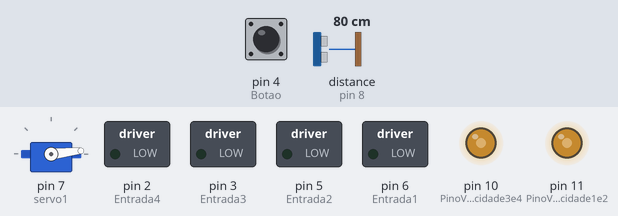
A sketch run on a simulated Arduino Uno, built with avr-gcc and run on an emulated ATmega328P. On the bench: servo, switched loads named in the sketch (green lamp = pin HIGH), output pins drawn as LEDs (lit = HIGH). Wiring (inferred from the names in the program): ultrasonic range finder: trigger pin 9; echo pin 8; servo: signal pin 7. The test bench sets the inputs (shaded band); at power-on: distance to the obstacle (sensor on pin 8) 80 cm, pin 4 (Botao) LOW. The echo pulse lasts 58.3 µs per cm; servo pulses on a pin are drawn as a servo (544–2400 µs = 0–180°); pins used as bus, display or sensor lines are not drawn.

Above: at 3.1 s.
3.2 s: distance to the obstacle (sensor on pin 8) set to 8 cm
At 12.6 s:
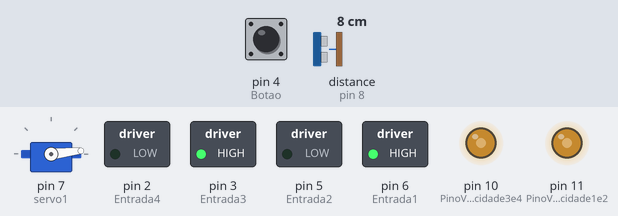
17.2 s: distance to the obstacle (sensor on pin 8) set to 5 cm
26.1 s: pin 4 (Botao) pulled HIGH for 3 s
At 29.1 s:
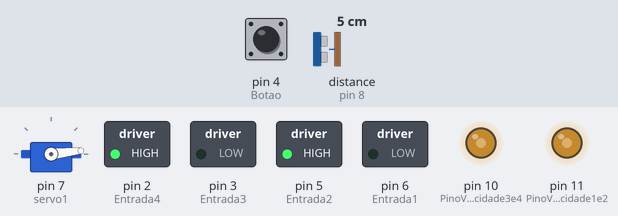
37.5 s: distance to the obstacle (sensor on pin 8) set to 9 cm
At 44.5 s:
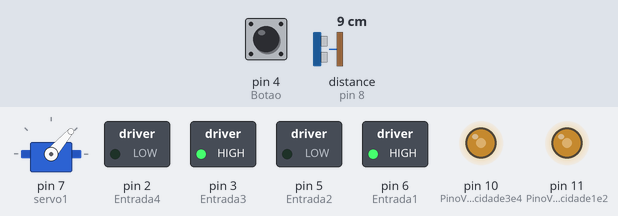
Timing chart, 0 to 52.5 s (numbered marks = the images above; inputs shaded):
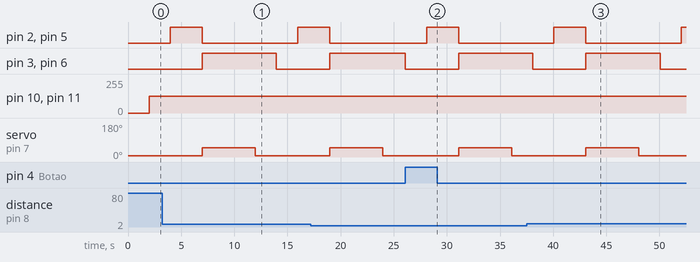

Measured:
- after the input at 26.1 s, pin 2 (Entrada4), pin 5 (Entrada2): LOW → HIGH after 2.0 s, → LOW 3.0 s later; pin 3 (Entrada3), pin 6 (Entrada1): HIGH → LOW at once, → HIGH 5.0 s later; servo on pin 7 (servo1): 6° → 49° after 5.0 s, → 6° 5.0 s later
- after the input at 37.5 s, pin 2 (Entrada4), pin 5 (Entrada2): LOW → HIGH after 2.6 s, → LOW 3.0 s later, → HIGH 9.0 s later; pin 3 (Entrada3), pin 6 (Entrada1): HIGH → LOW after 0.58 s, → HIGH 5.0 s later, → LOW 7.0 s later; servo on pin 7 (servo1): 6° → 49° after 5.6 s, → 6° 5.0 s later

The sketch:

ROOMBA.ino
```cpp
// Definindo o servo
#define servo1 7
// Motor 1
int PinoVelocidade1e2 = 11;
int Entrada1 = 6;
int Entrada2 = 5;
// Motor 2
int PinoVelocidade3e4 = 10;
int Entrada3 = 3;
int Entrada4 = 2;
// Sensor ultra sonico
int Trig = 9;
int Eccho = 8;
// Botao
int Botao = 4;
// Informação do Botao
int botread = 0;
// Velocidade dos motores, o máximo é 255
int Velocidade = 127;
// Informações da distancia do sensor
int distanceThreshold = 0;
// Medida do sensor ultra sonico
int cm = 0;

// Pegando a informação da distncia dos objetos com o sensor ultra sonico
long readUltrasonicDistance(int triggerPin, int echoPin)
{
  pinMode(triggerPin, OUTPUT);
  digitalWrite(triggerPin, LOW);
  delayMicroseconds(2);
  // Coloca o trigger pin ligado ate 10 microseconds
  digitalWrite(triggerPin, HIGH);
  delayMicroseconds(10);
  digitalWrite(triggerPin, LOW);
  pinMode(echoPin, INPUT);
  // Ler o echo pin, e devolve o som
  return pulseIn(echoPin, HIGH);
}

void servo0graus();
void servo45graus();
void servo90graus();
void servo180graus();

  void setup() {
  // Motor 1
  pinMode(PinoVelocidade1e2, OUTPUT);
  pinMode(Entrada1, OUTPUT);
  pinMode(Entrada2, OUTPUT);
  // Motor 2
  pinMode(PinoVelocidade3e4, OUTPUT);
  pinMode(Entrada3, OUTPUT);
  pinMode(Entrada4, OUTPUT);
  // Botao
  pinMode(Botao, INPUT);
  // Servo
  pinMode(servo1, OUTPUT);
  // Pegando as informações dos senor ultra sonico
  pinMode(Trig, INPUT);
  pinMode(Eccho, INPUT);

  // Colocando o Servo na Posição 0° graus
  for(char i=0;i<100;i++) servo0graus();
}

  void loop() {
  // Lendo se o botao foi pressionado
  botread = digitalRead(Botao);
  // Convertendo a informação do sensor para cm
  cm = 0.01723 * readUltrasonicDistance(Trig, Eccho);
  Serial.println(cm);

  if(5 < cm) {
    if(botread == HIGH) {
      para();
      delay(2000);
      re();
      delay(3000);
      frente();
      for(char i=0;i<100;i++) servo45graus();
      delay(3000);
      for(char i=0;i<100;i++) servo0graus();
     }
    if(botread == LOW) {
      para();
      delay(2000);
      re();
      delay(3000);
      frente();
      for(char i=0;i<100;i++) servo45graus();
      delay(3000);
      for(char i=0;i<100;i++) servo0graus();
     }
  }
  if(5 > cm) {
    if(botread == HIGH) {
      para();
      delay(2000);
      re();
      delay(3000);
      frente();
      for(char i=0;i<100;i++) servo45graus();
      delay(3000);
      for(char i=0;i<100;i++) servo0graus();
    }
    if(botread == LOW) {
      frente();
      }
  }
}

void frente() {
  // Motor 1
  digitalWrite(Entrada1, HIGH);
  digitalWrite(Entrada2, LOW);
  analogWrite(PinoVelocidade1e2, Velocidade);
  // Motor 2
  digitalWrite(Entrada3, HIGH);
  digitalWrite(Entrada4, LOW);
  analogWrite(PinoVelocidade3e4, Velocidade);
}
void re() {
  // Motor 1
  digitalWrite(Entrada1, LOW);
  digitalWrite(Entrada2, HIGH);
  analogWrite(PinoVelocidade1e2, Velocidade);
  // Motor 2
  digitalWrite(Entrada3, LOW);
  digitalWrite(Entrada4, HIGH);
  analogWrite(PinoVelocidade3e4, Velocidade);
}
void para() {
    // Motor 1
  digitalWrite(Entrada1, LOW);
  digitalWrite(Entrada2, LOW);
  analogWrite(PinoVelocidade1e2, Velocidade);
  // Motor 2
  digitalWrite(Entrada3, LOW);
  digitalWrite(Entrada4, LOW);
  analogWrite(PinoVelocidade3e4, Velocidade);
}

void servo0graus()              //Posiciona o servo em 0 graus
{
   digitalWrite(servo1, HIGH);  //pulso do servo
   delayMicroseconds(600);      //0.6ms
   digitalWrite(servo1, LOW);   //completa periodo do servo
   for(int i=0;i<32;i++)delayMicroseconds(600);
                               // 20ms = 20000us
                               // 20000us - 600us = 19400us
                               // 19400/600 = ~~32

} //end servo0graus


void servo45graus()
{
  digitalWrite(servo1, HIGH);
  delayMicroseconds(1050);
  digitalWrite(servo1, LOW);
  for(int i=0;i<18;i++)delayMicroseconds(1050);
}


void servo90graus()             //Posiciona o servo em 90 graus
{
   digitalWrite(servo1, HIGH);  //pulso do servo
   delayMicroseconds(1500);     //1.5ms
   digitalWrite(servo1, LOW);   //completa periodo do servo
   for(int i=0;i<12;i++)delayMicroseconds(1500);
                               // 20ms = 20000us
                               // 20000us - 1500us = 18500us
                               // 18500/1500 = ~~12

} //end servo0graus


void servo180graus()             //Posiciona o servo em 180 graus
{
   digitalWrite(servo1, HIGH);  //pulso do servo
   delayMicroseconds(2400);     //2.4ms
   digitalWrite(servo1, LOW);   //completa periodo do servo
   for(int i=0;i<7;i++)delayMicroseconds(2400);
                               // 20ms = 20000us
                               // 20000us - 2400us = 17600us
                               // 17600/2400 = ~~7

} //end servo0graus
```
